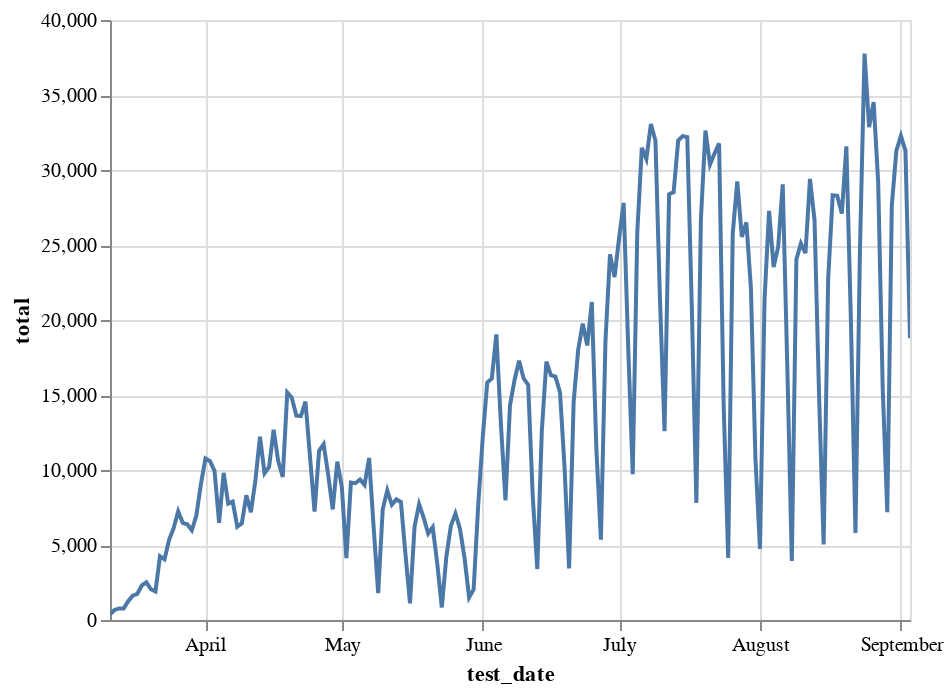

The notebook cell saved with this chart:
### Code cell
alt.Chart(ti.reset_index().assign(total=lambda x: (x.Yes+x.No))).mark_line().encode(
    x='test_date',
    y='total',
    tooltip=['test_date', 'total']
).interactive()

### Figure 1 — Vega-Lite specification as saved in the notebook (floating-point values rounded to 4 significant figures; data arrays with more than 128 entries replaced by an {"elided": "..."} marker saying what was removed)
{"config": {"view": {"continuousWidth": 400, "continuousHeight": 300}}, "data": {"name": "data-9820a83e839c453bb53160bcfee07570"}, "mark": "line", "encoding": {"tooltip": [{"type": "temporal", "field": "test_date"}, {"type": "quantitative", "field": "total"}], "x": {"type": "temporal", "field": "test_date"}, "y": {"type": "quantitative", "field": "total"}}, "selection": {"selector017": {"type": "interval", "bind": "scales", "encodings": ["x", "y"]}}, "$schema": "https://vega.github.io/schema/vega-lite/v4.8.1.json", "datasets": {"data-9820a83e839c453bb53160bcfee07570": {"elided": "177 records"}}}
